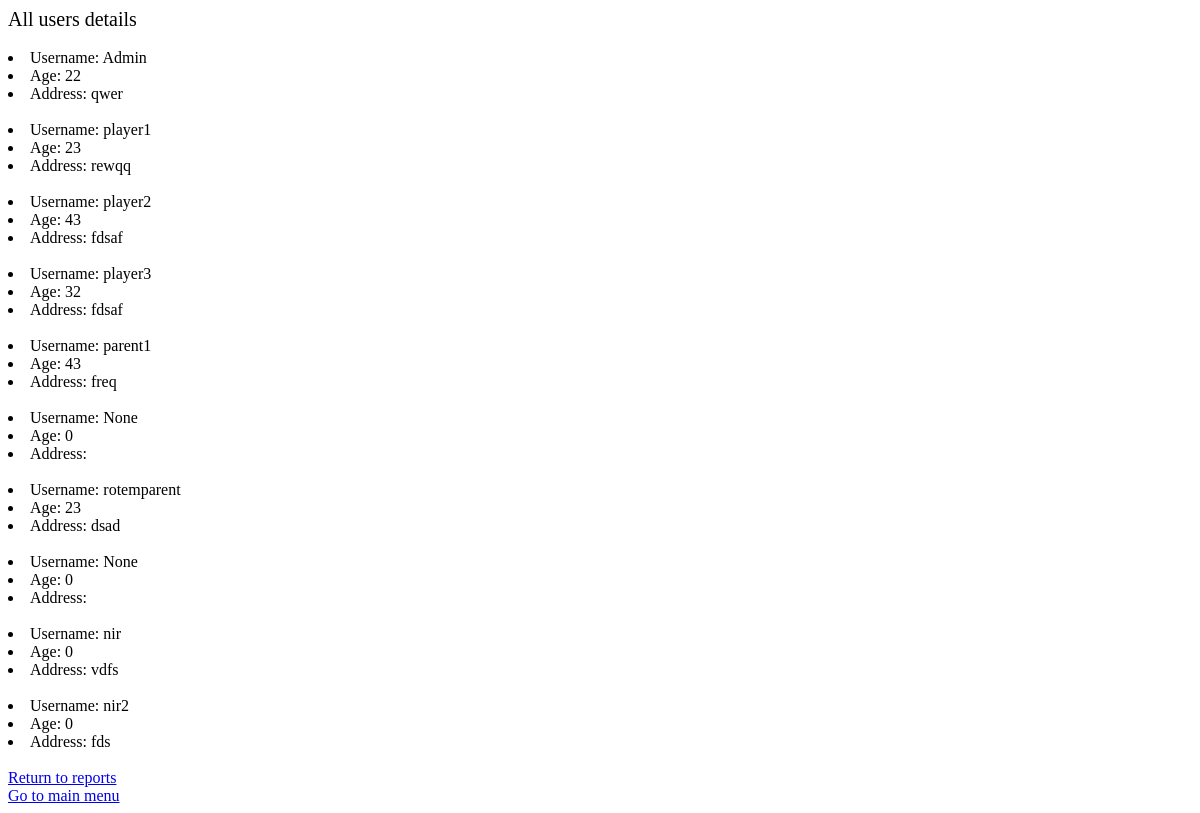
/sign-language-teacher/report-menu/details-of-users, run on an earlier commit of the app's database.
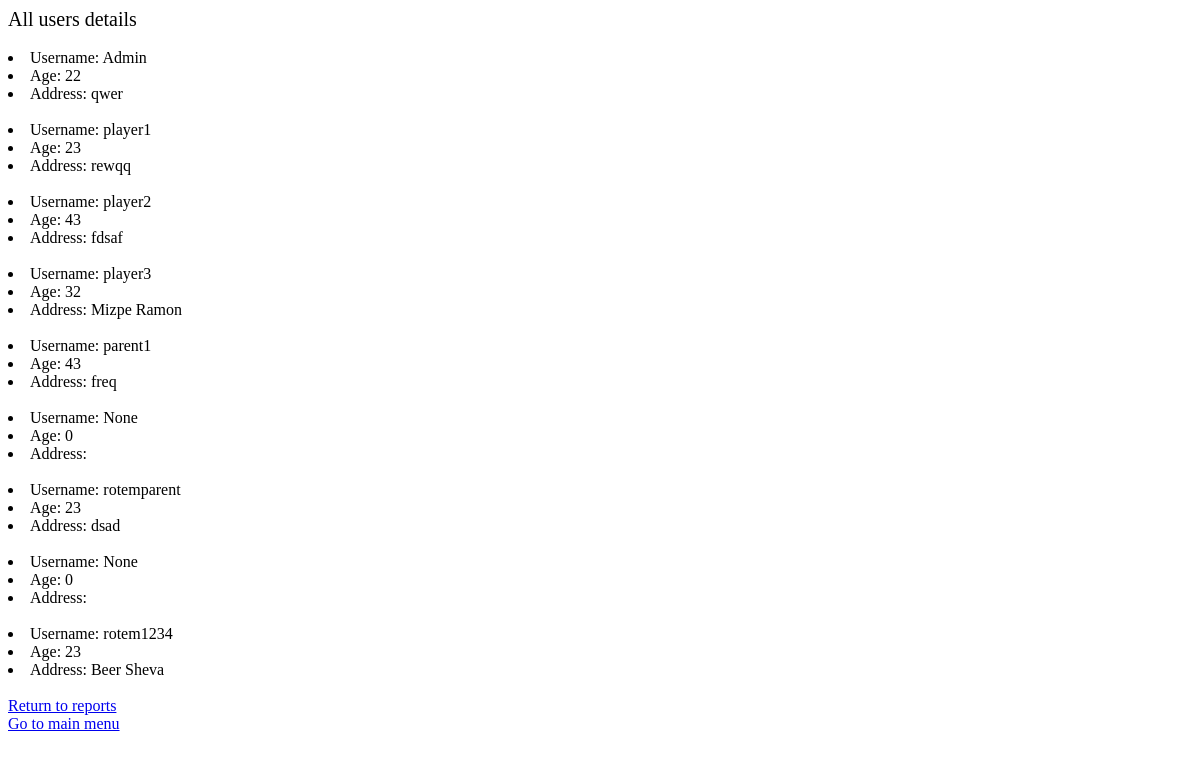
And on a later commit of the database.
### registration/models.py (models this page shows, shortened)
class UserProfile(models.Model):
    TYPES = (('parent', 'parent'), ('student', 'student'))
    user = models.OneToOneField(User, related_name='profile', on_delete=models.CASCADE, blank=True, null=True)
    son = models.ForeignKey(User, on_delete=models.SET_NULL, blank=True, null=True, related_name='son')
    address = models.CharField(max_length=100, default='')
    age = models.IntegerField(default=0)
    points = models.IntegerField(default=0)
    type = models.CharField(max_length=10, choices=TYPES, default='student')
    is_admin = models.BooleanField(default=False)
    suspention_time = models.DateTimeField(auto_now_add=True)
    total_minutes = models.FloatField(default=0)
    last_login = models.DateTimeField(default=datetime(2000, 1, 1))
    rank = models.IntegerField(default=0)

### registration/views.py (the view)
# urls.py: path('report-menu/details-of-users', views.reports_users, name='details-of-users'),
def reports_users(request):
    user = request.user
    user_profile = UserProfile.objects.all()
    user_list = list(user_profile)
    return render(request, 'registration/details-of-users.html', {'user': user_profile, 'user_list': user_list})

### registration/templates/registration/details-of-users.html (shortened to what this page needs)
<h style="font-size:20px;"; >All users details  </h><br>
{% for f in user_list %}
<li>Username: {{f.user}}</li>
<li>Age: {{f.age}}</li>
<li>Address: {{f.address}}</li><br>
{% endfor %}
<a href="{% url 'registration:reports-menu' %}">Return to reports </a><br>
<a href="{% url 'registration:index' %}">Go to main menu</a><br>

What changed in the data, as far as the page shows it:
removed UserProfile: user "nir2", age "0", address "fds"
changed UserProfile "player3": address "fdsaf" → "Mizpe Ramon"
changed UserProfile: user "nir" → "rotem1234"; age "0" → "23"; address "vdfs" → "Beer Sheva"
